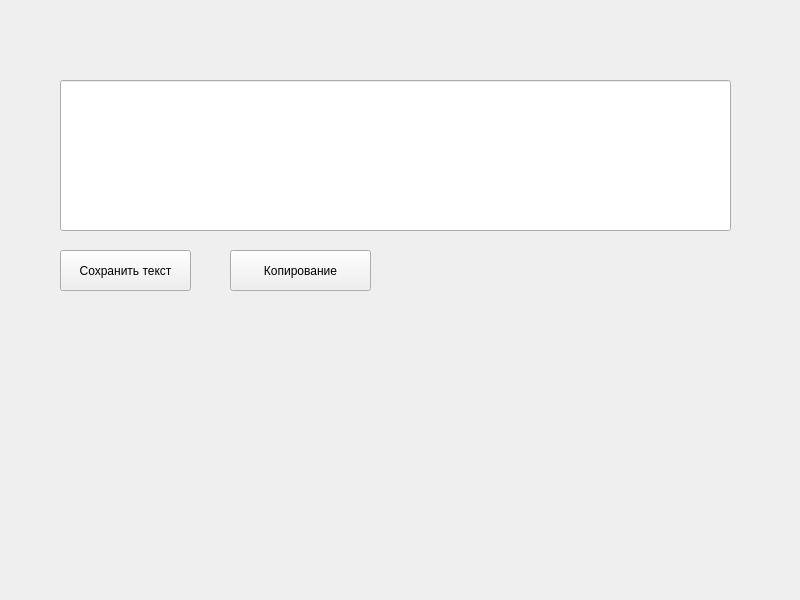
<?xml version="1.0" encoding="UTF-8"?>
<ui version="4.0">
 <class>MainWindow</class>
 <widget class="QMainWindow" name="MainWindow">
  <property name="geometry">
   <rect>
    <x>0</x>
    <y>0</y>
    <width>800</width>
    <height>600</height>
   </rect>
  </property>
  <property name="windowTitle">
   <string>MainWindow</string>
  </property>
  <widget class="QWidget" name="centralwidget">
   <widget class="QLineEdit" name="input_text">
    <property name="geometry">
     <rect>
      <x>60</x>
      <y>80</y>
      <width>671</width>
      <height>151</height>
     </rect>
    </property>
   </widget>
   <widget class="QPushButton" name="save_btn">
    <property name="geometry">
     <rect>
      <x>60</x>
      <y>250</y>
      <width>131</width>
      <height>41</height>
     </rect>
    </property>
    <property name="text">
     <string>Сохранить текст</string>
    </property>
   </widget>
   <widget class="QPushButton" name="load_btn">
    <property name="geometry">
     <rect>
      <x>230</x>
      <y>250</y>
      <width>141</width>
      <height>41</height>
     </rect>
    </property>
    <property name="text">
     <string>Копирование</string>
    </property>
   </widget>
  </widget>
 </widget>
 <resources/>
 <connections/>
</ui>
